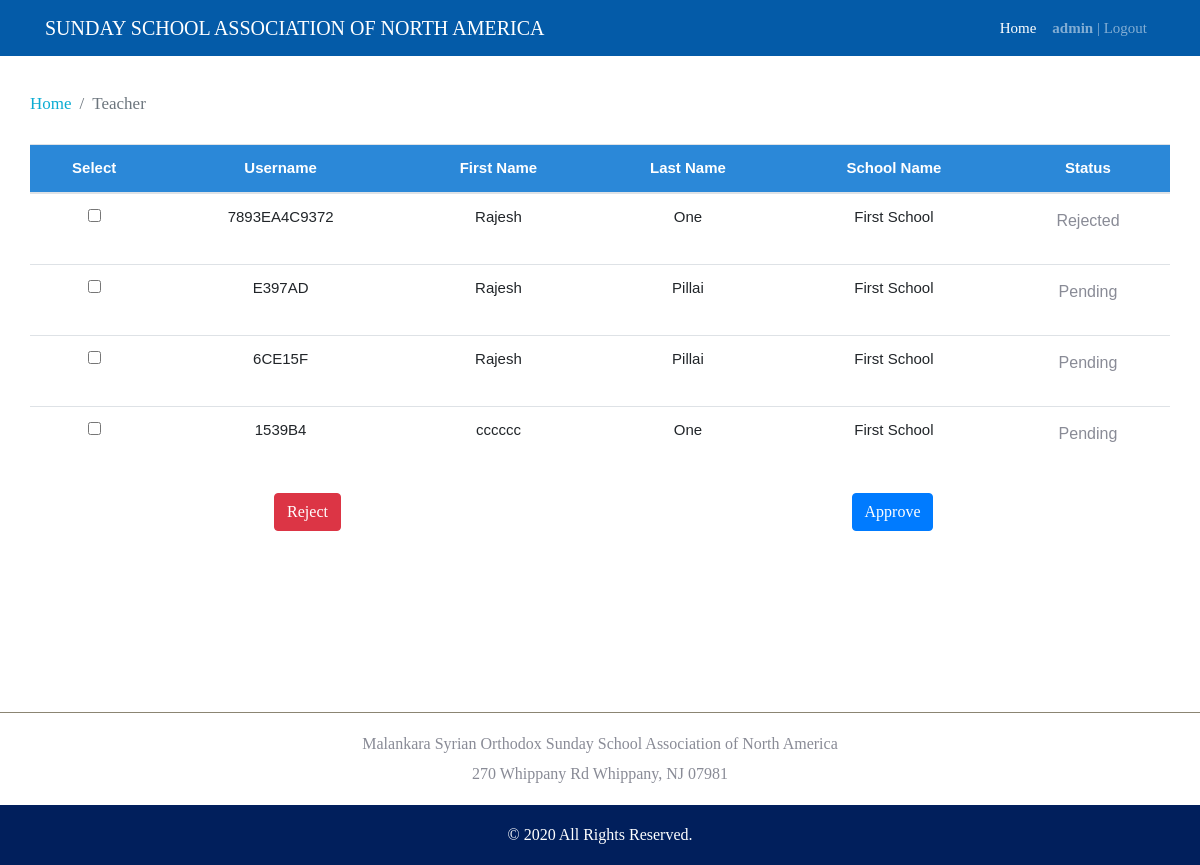
Screenshot of /teacher (signed in) with the database file from the repository.
### exam/models.py (models this page shows, shortened)
class User(AbstractUser):
    is_student = models.BooleanField(default=False)
    email = models.EmailField(unique=True)

class Student(models.Model):
    user = models.OneToOneField(User, on_delete=models.CASCADE,)
    school = models.ForeignKey(School, on_delete=models.CASCADE, related_name='school')
    gender = models.CharField(max_length=10, default='')
    age = models.IntegerField( default=0)
    address = models.CharField(max_length=255, default='')
    address2 = models.CharField(max_length=255, default='')
    city = models.CharField(max_length=255, default='')
    state = models.CharField(max_length=255, default='')
    zipcode = models.IntegerField( default=0)
    phoneno = models.CharField( default='', max_length=15,)
    score = models.IntegerField(default=0)
    accademicYear = models.IntegerField( default=0)
    is_approved = models.BooleanField(default=False)
    status = models.IntegerField( default=0)
    def __str__(self):
        return self.user.username

class School(models.Model):
    name = models.CharField(max_length=255)
    description = models.CharField(max_length=255)
    is_active = models.BooleanField(default=False)

### exam/views/teacher.py (the view)
# urls.py: path('teacher', TeacherHome.as_view(), name='teacher'),
@method_decorator([login_required], name='dispatch')
class TeacherHome(ListView):
    context_object_name = 'students'
    model = Student
    paginate_by = 10
    template_name = 'teachers/home.html'
    print("...TeacherHome.......")
    def get_context_data(self, **kwargs):
        context = super(TeacherHome, self).get_context_data(**kwargs)
        print("...TeacherHome.......", context)
        return context

### templates/teachers/home.html (shortened to what this page needs)
{% extends 'baseexam.html' %}
{% block style %}
{% load static %}
<link href="{% static 'css/teachers.css' %}" rel="stylesheet">
{% endblock %}
{% block content %}
<div style="min-height: 55vh;">
<br>
  {% include 'includes/breadcrumb.html' %}
    <br>
    <div class="col-12">
      <table class="table">
        <thead class="table-heading">
          <tr>
          <th>Select</th>
          <th>Username</th>
          <th>First Name</th>
          <th>Last Name</th>
          <th>School Name</th>
          <th>Status</th>
        </tr>
        </thead>
    {% for student in students %}
      <tr class="{% cycle 'row1' 'row2' %}">
        <td><input name="studentid" type="checkbox" value="{{ student.id }}" /></td>
        <td>{{ student.user.username }}</td>
        <td>{{ student.user.first_name }}</td>
        <td>{{ student.user.last_name }}</td>
        <td>{{ student.school.name }}</td>
        <td>{% if student.status == 0	%}
          <p>Pending</p>
        {% elif student.status == 1 %}
          <p>Approved</p>
        {% else %}
        <p>Rejected</p>
        {% endif %}</td>
     </tr>
    {% empty %}
      <div class="col-sm-6" style="margin-top: 10pt;"><p class="text-warning">No students registred.</p></div>
    {% endfor %}
  </table>
{% if students %}
<div class="row">
  <div class="col-6">
    <button class="btn btn-danger"  onclick="saveStudent(2)">Reject</button>
  </div>
  <div class="col-6"><button class="btn btn-primary"  onclick="saveStudent(1)">Approve</button></div>
  </div>
  </div>
{% endif %}
</div>
{% endblock %}

### templates/includes/navexam.html (shortened to what this page needs)
{% with url_name=request.resolver_match.url_name %}
<nav class="navbar navbar-expand-lg navbar-dark bg-brown static-top" style="background-color: #045ba8 !important;">
    <div class="container">
        <a class="navbar-brand" href="{% url 'home' %}">SUNDAY SCHOOL ASSOCIATION OF NORTH AMERICA </a>
        <div class="collapse navbar-collapse" id="navbarResponsive">
            <ul class="navbar-nav ml-auto">
               {% if user.is_staff %}
                <li class="nav-item {% if url_name == 'teacher' %} active {% endif %}">
                    <a class="nav-link" href="{% url 'teacher' %}">Home
                    </a>
                </li>
                {% endif %}
                {% if user.is_authenticated %}
                <li class="nav-item">
                     <a class="nav-link {% if url_name == 'studentlogout' %} active {% endif %}"
                        href="{% url 'studentlogout' %}"> <strong>{{ user.username }}</strong> | Logout</a>
                </li>
                {% endif %}
            </ul>
        </div>
    </div>
</nav>
{% endwith %}

### static/css/app-sample.css (style rules this page uses)
body { font-family:HelveticaNowText-Regular; position:relative; font-weight:400; font-size:15px }
ul { padding:0; margin:0 }
li { list-style:none }
p { font-size:16px; line-height:30px; color:#898b96; font-weight:300 }
a { color:#0bacd3 }
.col-1, .col-2, .col-3, .col-4, .col-5, .col-6, .col-7, .col-8, .col-9, .col-10, .col-11, .col-12, .col, .col-auto, .col-sm-1, .col-sm-2, .col-sm-3, .col-sm-4, .col-sm-5, .col-sm-6, .col-sm-7, .col-sm-8, .col-sm-9, .col-sm-10, .col-sm-11, .col-sm-12, .col-sm, .col-sm-auto, .col-md-1, .col-md-2, .col-md-3, .col-md-4, .col-md-5, .col-md-6, .col-md-7, .col-md-8, .col-md-9, .col-md-10, .col-md-11, .col-md-12, .col-md, .col-md-auto, .col-lg-1, .col-lg-2, .col-lg-3, .col-lg-4, .col-lg-5, .col-lg-6, .col-lg-7, .col-lg-8, .col-lg-9, .col-lg-10, .col-lg-11, .col-lg-12, .col-lg, .col-lg-auto, .col-xl-1, .col-xl-2, .col-xl-3, .col-xl-4, .col-xl-5, .col-xl-6, .col-xl-7, .col-xl-8, .col-xl-9, .col-xl-10, .col-xl-11, .col-xl-12, .col-xl, .col-xl-auto { padding-left: 0px; padding-right: 0px; }
.bg-brown { background-color: #7f5604 !important }

### static/css/teachers.css (style rules this page uses)
.table-heading { background-color: #2b88d8!important; font-weight: bold; color: white; }

### templates/teachers/home.html (style rules this page uses)
.table { font-family: arial, sans-serif; border-collapse: collapse; width: 100%; }

### rows the page displays
User: username "admin"
Student: user.username "7893EA4C9372", user.first_name "Rajesh", user.last_name "One", school.name "First School", status "Rejected"
Student: user.username "E397AD", user.first_name "Rajesh", user.last_name "Pillai", school.name "First School", status "Pending"
Student: user.username "6CE15F", user.first_name "Rajesh", user.last_name "Pillai", school.name "First School", status "Pending"
Student: user.username "1539B4", user.first_name "cccccc", user.last_name "One", school.name "First School", status "Pending"

### other values shown
{{ url_name|title }} "Teacher"
